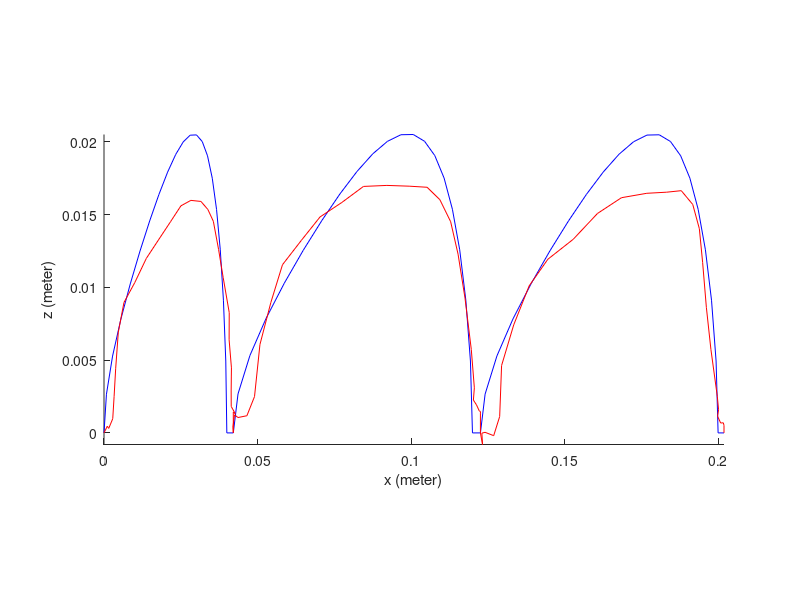
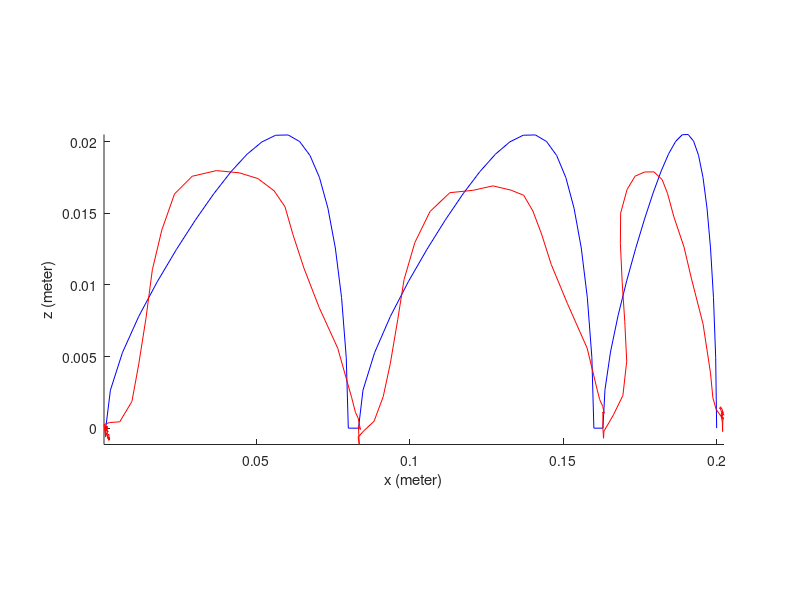

The MATLAB script that drew these images, in order:
foottraj = [
0.000000 0.050000 0.000000    0.000000 0.050000 0.000000     0.001289 -0.049476 -0.000033    0.001288 -0.049815 -0.000033
0.000000 0.050000 0.000000    0.000000 0.050000 0.000000     0.001289 -0.049476 0.000000    0.001301 -0.049815 0.000120
0.000000 0.050000 0.000000    0.000000 0.050000 0.000000     0.001289 -0.049476 0.000000    0.000948 -0.049406 -0.000036
0.000000 0.050000 0.000000    0.000000 0.050000 0.000000     0.001289 -0.049476 0.000000    0.001219 -0.049745 -0.000187
0.000000 0.050000 0.000000    0.000000 0.050000 0.000000     0.001289 -0.049476 0.000000    0.000960 -0.049815 0.000116
0.000000 0.050000 0.000000    0.000000 0.050000 0.000000     0.001289 -0.049476 0.000000    0.001220 -0.049474 -0.000034
0.000000 0.050000 0.000000    0.000000 0.050000 0.000000     0.001289 -0.049476 0.000000    0.001289 -0.049475 -0.000033
0.000000 0.050000 0.000000    0.000000 0.050000 0.000000     0.001289 -0.049476 0.000000    0.000960 -0.049815 0.000116
0.000000 0.050000 0.000000    0.000000 0.050000 0.000000     0.001289 -0.049476 0.000000    0.001220 -0.049474 -0.000034
0.000000 0.050000 0.000000    0.000000 0.050000 0.000000     0.001289 -0.049476 0.000000    0.000948 -0.049475 -0.000037
0.000000 0.050000 0.000000    0.000000 0.050000 0.000000     0.001289 -0.049476 0.000000    0.001288 -0.049815 -0.000033
0.000000 0.050000 0.000000    0.000000 0.050000 0.000000     0.001289 -0.049476 0.000000    0.001301 -0.049815 0.000120
0.000000 0.050000 0.000000    0.000000 0.050000 0.000000     0.001289 -0.049476 0.000000    0.001301 -0.049815 0.000120
0.000000 0.050000 0.000000    0.000000 0.050000 0.000000     0.001289 -0.049476 0.000000    0.001289 -0.049405 -0.000186
0.000000 0.050000 0.000000    0.000000 0.050000 0.000000     0.001289 -0.049476 0.000000    0.001289 -0.049405 -0.000186
0.000000 0.050000 0.000000    0.000000 0.050000 0.000000     0.001289 -0.049476 0.000000    0.001498 -0.049476 -0.000105
0.000000 0.050000 0.000000    0.000000 0.050000 0.000000     0.001289 -0.049476 0.000000    0.001156 -0.049476 -0.000109
0.000000 0.050000 0.000000    0.000000 0.050000 0.000000     0.001289 -0.049476 0.000000    0.000960 -0.049815 0.000116
0.000000 0.050000 0.000000    0.000000 0.050000 0.000000     0.001289 -0.049476 0.000000    0.001290 -0.049476 -0.000034
0.000000 0.050000 0.000000    0.000000 0.050000 0.000000     0.001289 -0.049476 0.000000    0.001290 -0.049476 -0.000034
0.000000 0.050000 0.000000    0.000000 0.050000 0.000000     0.001289 -0.049476 0.000000    0.000960 -0.049816 0.000116
0.000000 0.050000 0.000000    0.000000 0.050000 0.000000     0.001289 -0.049476 0.000000    0.000948 -0.049477 -0.000037
0.000000 0.050000 0.000000    0.000000 0.050000 0.000000     0.001289 -0.049476 0.000000    0.000752 -0.049817 0.000188
0.000000 0.050000 0.000000    0.000000 0.050000 0.000000     0.001289 -0.049476 0.000000    0.001290 -0.049478 -0.000035
0.000000 0.050000 0.000000    0.000000 0.050000 0.000000     0.001289 -0.049476 0.000000    0.001537 -0.049868 0.000128
0.000000 0.050000 0.000000    0.000000 0.050000 0.000000     0.001289 -0.049476 0.000000    0.001100 -0.049820 0.000039
0.000000 0.050000 0.000000    0.000000 0.050000 0.000000     0.001289 -0.049476 0.000000    0.000878 -0.049480 -0.000041
0.000000 0.050000 0.000000    0.000000 0.050000 0.000000     0.001289 -0.049476 0.000000    0.001218 -0.049823 -0.000041
0.000000 0.050000 0.000000    0.000000 0.050000 0.000000     0.001289 -0.049476 0.000000    0.000892 -0.049823 0.000110
0.000000 0.050000 0.000000    0.000000 0.050000 0.000000     0.001289 -0.049476 0.000000    0.001100 -0.049825 0.000035
0.000000 0.050000 0.000000    0.000000 0.050000 0.000000     0.001289 -0.049476 0.000000    0.001443 -0.049827 0.000033
0.000000 0.050000 0.000000    0.000000 0.050000 0.000000     0.001289 -0.049476 0.000000    0.001219 -0.049487 -0.000048
0.000000 0.050000 0.000000    0.000000 0.050000 0.000000     0.001289 -0.049476 0.000000    0.001769 -0.049421 -0.000279
0.000000 0.050000 0.000000    0.000000 0.050000 0.000000     0.001289 -0.049476 0.000000    0.001561 -0.049424 -0.000207
0.000000 0.050000 0.000000    0.000000 0.050000 0.000000     0.001289 -0.049476 0.000000    0.001580 -0.049698 -0.000211
0.000000 0.050000 0.000000    0.000000 0.050000 0.000000     0.001289 -0.049476 0.000000    0.001476 -0.049417 -0.000198
0.000000 0.050000 0.000000    0.000000 0.050000 0.000000     0.001289 -0.049476 0.000000    0.001497 -0.049691 -0.000354
0.000000 0.050000 0.000000    0.000000 0.050000 0.000000     0.001289 -0.049476 0.000000    0.001635 -0.049695 -0.000440
0.000000 0.050000 0.000000    0.000000 0.050000 0.000000     0.001289 -0.049476 0.000000    0.002070 -0.050110 -0.000449
0.000000 0.050000 0.000000    0.000000 0.050000 0.000000     0.001289 -0.049476 0.000000    0.001936 -0.049700 -0.000680
0.000000 0.050000 0.000000    0.000000 0.050000 0.000000     0.001289 -0.049476 0.000000    0.001964 -0.049705 -0.000692
0.000000 0.050000 0.000000    0.000000 0.050000 0.000000     0.001289 -0.049476 0.000000    0.001968 -0.049367 -0.000851
0.000000 0.050000 0.000000    0.000000 0.050000 0.000000     0.001289 -0.049476 0.000000    0.001793 -0.049375 -0.000644
0.000000 0.050000 0.000000    0.000000 0.050000 0.000000     0.001289 -0.049476 0.000000    0.002230 -0.049721 -0.000822
0.000000 0.050000 0.000000    0.000000 0.050000 0.000000     0.001289 -0.049476 0.000000    0.002058 -0.049460 -0.000609
0.000000 0.050000 0.000000    0.000000 0.050000 0.000000     0.001289 -0.049476 0.000000    0.002088 -0.049469 -0.000784
0.000000 0.050000 0.000000    0.000000 0.050000 0.000000     0.001289 -0.049476 0.000000    0.002120 -0.049411 -0.000807
0.000000 0.050000 0.000000    0.000000 0.050000 0.000000     0.001289 -0.049476 0.000000    0.001743 -0.049497 -0.000680
0.000000 0.050000 0.000000    0.000000 0.050000 0.000000     0.001289 -0.049476 0.000000    0.001393 -0.049585 -0.000685
0.000000 0.050000 0.000000    0.000000 0.050000 0.000000     0.001289 -0.049476 0.000000    0.002099 -0.049543 -0.000673
0.000000 0.050000 0.000000    0.000000 0.050000 0.000000     0.001289 -0.049476 0.000000    0.001511 -0.049640 -0.000623
0.000000 0.050000 0.000000    0.000000 0.050000 0.000000     0.001289 -0.049476 0.000000    0.001507 -0.049399 -0.000633
0.000000 0.050000 0.000000    0.000000 0.050000 0.000000     0.001289 -0.049476 0.000000    0.001718 -0.049779 -0.000553
0.000000 0.050000 0.000000    0.000000 0.050000 0.000000     0.001289 -0.049476 0.000000    0.001426 -0.050172 -0.000468
0.000000 0.050000 0.000000    0.000000 0.050000 0.000000     0.001289 -0.049476 0.000000    0.001705 -0.049540 -0.000553
0.000000 0.050000 0.000000    0.000000 0.050000 0.000000     0.001289 -0.049476 0.000000    0.001305 -0.049954 -0.000427
0.000000 0.050000 0.000000    0.000000 0.050000 0.000000     0.001289 -0.049476 0.000000    0.001293 -0.049772 -0.000334
0.000000 0.050000 0.000000    0.000000 0.050000 0.000000     0.001289 -0.049476 0.000000    0.001020 -0.049503 -0.000508
0.000000 0.050000 0.000000    0.000000 0.050000 0.000000     0.001289 -0.049476 0.000000    0.001008 -0.049535 -0.000450
0.000000 0.050000 0.000000    0.000000 0.050000 0.000000     0.001289 -0.049476 0.000000    0.000970 -0.049633 -0.000479
0.000795 0.053013 0.002660    0.001075 0.050048 0.000459     0.000970 -0.049633 0.000000    0.000970 -0.049633 0.000000
0.002790 0.055340 0.005280    0.001535 0.050498 0.000309     0.000970 -0.049633 0.000000    0.000970 -0.049633 0.000000
0.005496 0.057075 0.007820    0.002847 0.052475 0.000976     0.000970 -0.049633 0.000000    0.000970 -0.049633 0.000000
0.008555 0.058324 0.010240    0.003286 0.053674 0.002492     0.000970 -0.049633 0.000000    0.000970 -0.049633 0.000000
0.011728 0.059188 0.012500    0.003807 0.054226 0.004442     0.000970 -0.049633 0.000000    0.000970 -0.049633 0.000000
0.014864 0.059754 0.014560    0.004659 0.055544 0.006923     0.000970 -0.049633 0.000000    0.000970 -0.049633 0.000000
0.017875 0.060090 0.016380    0.006498 0.056633 0.008961     0.000970 -0.049633 0.000000    0.000970 -0.049633 0.000000
0.020714 0.060246 0.017920    0.010026 0.058571 0.010332     0.000970 -0.049633 0.000000    0.000970 -0.049633 0.000000
0.023360 0.060261 0.019140    0.013777 0.060553 0.011990     0.000970 -0.049633 0.000000    0.000970 -0.049633 0.000000
0.025806 0.060161 0.020000    0.017906 0.061447 0.013315     0.000970 -0.049633 0.000000    0.000970 -0.049633 0.000000
0.028057 0.059965 0.020460    0.021734 0.061629 0.014535     0.000970 -0.049633 0.000000    0.000970 -0.049633 0.000000
0.030120 0.059681 0.020480    0.025045 0.061743 0.015604     0.000970 -0.049633 0.000000    0.000970 -0.049633 0.000000
0.032003 0.059311 0.020020    0.028283 0.061474 0.015980     0.000970 -0.049633 0.000000    0.000970 -0.049633 0.000000
0.033716 0.058845 0.019040    0.031574 0.060272 0.015907     0.000970 -0.049633 0.000000    0.000970 -0.049633 0.000000
0.035265 0.058265 0.017500    0.033840 0.059274 0.015351     0.000970 -0.049633 0.000000    0.000970 -0.049633 0.000000
0.036652 0.057533 0.015360    0.035611 0.058079 0.014541     0.000970 -0.049633 0.000000    0.000970 -0.049633 0.000000
0.037869 0.056578 0.012580    0.037317 0.056509 0.012605     0.000970 -0.049633 0.000000    0.000970 -0.049633 0.000000
0.038893 0.055267 0.009120    0.038819 0.055342 0.010668     0.000970 -0.049633 0.000000    0.000970 -0.049633 0.000000
0.039661 0.053313 0.004940    0.040783 0.054694 0.008269     0.000970 -0.049633 0.000000    0.000970 -0.049633 0.000000
0.040000 0.050000 0.000000    0.040747 0.054216 0.006401     0.000970 -0.049633 0.000000    0.000970 -0.049633 0.000000
0.040000 0.050000 0.000000    0.041504 0.052898 0.004469     0.000970 -0.049633 0.000000    0.000970 -0.049633 0.000000
0.040000 0.050000 0.000000    0.041467 0.052324 0.003909     0.000970 -0.049633 0.000000    0.000970 -0.049633 0.000000
0.040000 0.050000 0.000000    0.041412 0.051925 0.002882     0.000970 -0.049633 0.000000    0.000970 -0.049633 0.000000
0.040000 0.050000 0.000000    0.041432 0.051005 0.001817     0.000970 -0.049633 0.000000    0.000970 -0.049633 0.000000
0.040000 0.050000 0.000000    0.042763 0.051257 0.001316     0.000970 -0.049633 0.000000    0.000970 -0.049633 0.000000
0.040000 0.050000 0.000000    0.042111 0.051991 0.001441     0.000970 -0.049633 0.000000    0.000970 -0.049633 0.000000
0.042111 0.051991 0.000000    0.042111 0.051991 0.000000     0.002498 -0.052659 0.002653    0.000971 -0.049881 -0.000620
0.042111 0.051991 0.000000    0.042111 0.051991 0.000000     0.006409 -0.055009 0.005269    0.000411 -0.050605 0.000245
0.042111 0.051991 0.000000    0.042111 0.051991 0.000000     0.011733 -0.056771 0.007806    0.002231 -0.051568 0.000395
0.042111 0.051991 0.000000    0.042111 0.051991 0.000000     0.017763 -0.058051 0.010225    0.005527 -0.053037 0.000441
0.042111 0.051991 0.000000    0.042111 0.051991 0.000000     0.024024 -0.058946 0.012485    0.009506 -0.053974 0.001862
0.042111 0.051991 0.000000    0.042111 0.051991 0.000000     0.030218 -0.059542 0.014545    0.011741 -0.054702 0.004486
0.042111 0.051991 0.000000    0.042111 0.051991 0.000000     0.036169 -0.059905 0.016366    0.014083 -0.056415 0.007675
0.042111 0.051991 0.000000    0.042111 0.051991 0.000000     0.041783 -0.060086 0.017907    0.016161 -0.057836 0.011059
0.042111 0.051991 0.000000    0.042111 0.051991 0.000000     0.047018 -0.060124 0.019128    0.019235 -0.059993 0.013826
0.042111 0.051991 0.000000    0.042111 0.051991 0.000000     0.051861 -0.060046 0.019989    0.023378 -0.062290 0.016352
0.042111 0.051991 0.000000    0.042111 0.051991 0.000000     0.056319 -0.059869 0.020451    0.029137 -0.063926 0.017588
0.042111 0.051991 0.000000    0.042111 0.051991 0.000000     0.060406 -0.059602 0.020472    0.037045 -0.064545 0.017984
0.042111 0.051991 0.000000    0.042111 0.051991 0.000000     0.064140 -0.059247 0.020013    0.044461 -0.064143 0.017829
0.042111 0.051991 0.000000    0.042111 0.051991 0.000000     0.067537 -0.058795 0.019035    0.050549 -0.063467 0.017428
0.042111 0.051991 0.000000    0.042111 0.051991 0.000000     0.070609 -0.058228 0.017496    0.055832 -0.062515 0.016571
0.042111 0.051991 0.000000    0.042111 0.051991 0.000000     0.073360 -0.057506 0.015357    0.059369 -0.060378 0.015463
0.042111 0.051991 0.000000    0.042111 0.051991 0.000000     0.075775 -0.056561 0.012578    0.061971 -0.058181 0.013515
0.042111 0.051991 0.000000    0.042111 0.051991 0.000000     0.077805 -0.055258 0.009119    0.065548 -0.056734 0.011170
0.042111 0.051991 0.000000    0.042111 0.051991 0.000000     0.079327 -0.053310 0.004940    0.070526 -0.055825 0.008414
0.042111 0.051991 0.000000    0.042111 0.051991 0.000000     0.080000 -0.050000 0.000000    0.076558 -0.055602 0.005579
0.042111 0.051991 0.000000    0.042111 0.051991 0.000000     0.080000 -0.050000 0.000000    0.081109 -0.054206 0.002123
0.042111 0.051991 0.000000    0.042111 0.051991 0.000000     0.080000 -0.050000 0.000000    0.082325 -0.053658 0.001105
0.042111 0.051991 0.000000    0.042111 0.051991 0.000000     0.080000 -0.050000 0.000000    0.083189 -0.053159 0.000712
0.042111 0.051991 0.000000    0.042111 0.051991 0.000000     0.080000 -0.050000 0.000000    0.083951 -0.051661 -0.000095
0.042111 0.051991 0.000000    0.042111 0.051991 0.000000     0.080000 -0.050000 0.000000    0.083321 -0.052192 0.000127
0.042111 0.051991 0.000000    0.042111 0.051991 0.000000     0.080000 -0.050000 0.000000    0.083318 -0.052291 0.000119
0.043648 0.054944 0.002683    0.041990 0.052549 0.000401     0.083318 -0.052291 0.000000    0.083318 -0.052291 0.000000
0.047523 0.057156 0.005319    0.042500 0.053761 0.001241     0.083318 -0.052291 0.000000    0.083318 -0.052291 0.000000
0.052780 0.058744 0.007868    0.043641 0.053910 0.001057     0.083318 -0.052291 0.000000    0.083318 -0.052291 0.000000
0.058727 0.059832 0.010292    0.046537 0.055292 0.001180     0.083318 -0.052291 0.000000    0.083318 -0.052291 0.000000
0.064898 0.060533 0.012553    0.049018 0.057169 0.002496     0.083318 -0.052291 0.000000    0.083318 -0.052291 0.000000
0.070999 0.060940 0.014611    0.050785 0.057125 0.006073     0.083318 -0.052291 0.000000    0.083318 -0.052291 0.000000
0.076859 0.061125 0.016429    0.054341 0.058277 0.008964     0.083318 -0.052291 0.000000    0.083318 -0.052291 0.000000
0.082387 0.061141 0.017965    0.058128 0.059274 0.011558     0.083318 -0.052291 0.000000    0.083318 -0.052291 0.000000
0.087540 0.061028 0.019180    0.064309 0.060266 0.013241     0.083318 -0.052291 0.000000    0.083318 -0.052291 0.000000
0.092307 0.060812 0.020036    0.070357 0.061110 0.014841     0.083318 -0.052291 0.000000    0.083318 -0.052291 0.000000
0.096695 0.060510 0.020491    0.077469 0.061747 0.015838     0.083318 -0.052291 0.000000    0.083318 -0.052291 0.000000
0.100718 0.060130 0.020507    0.084505 0.062492 0.016939     0.083318 -0.052291 0.000000    0.083318 -0.052291 0.000000
0.104393 0.059673 0.020042    0.092130 0.062681 0.017008     0.083318 -0.052291 0.000000    0.083318 -0.052291 0.000000
0.107736 0.059130 0.019058    0.099380 0.062148 0.016956     0.083318 -0.052291 0.000000    0.083318 -0.052291 0.000000
0.110760 0.058480 0.017514    0.105225 0.061889 0.016881     0.083318 -0.052291 0.000000    0.083318 -0.052291 0.000000
0.113467 0.057685 0.015370    0.109388 0.060577 0.016027     0.083318 -0.052291 0.000000    0.083318 -0.052291 0.000000
0.115843 0.056676 0.012586    0.112892 0.059707 0.014515     0.083318 -0.052291 0.000000    0.083318 -0.052291 0.000000
0.117841 0.055318 0.009123    0.115311 0.057998 0.012283     0.083318 -0.052291 0.000000    0.083318 -0.052291 0.000000
0.119338 0.053329 0.004941    0.117567 0.056035 0.009269     0.083318 -0.052291 0.000000    0.083318 -0.052291 0.000000
0.120000 0.050000 0.000000    0.119621 0.054259 0.005727     0.083318 -0.052291 0.000000    0.083318 -0.052291 0.000000
0.120000 0.050000 0.000000    0.120612 0.052086 0.003100     0.083318 -0.052291 0.000000    0.083318 -0.052291 0.000000
0.120000 0.050000 0.000000    0.120302 0.051549 0.002256     0.083318 -0.052291 0.000000    0.083318 -0.052291 0.000000
0.120000 0.050000 0.000000    0.121311 0.051078 0.001927     0.083318 -0.052291 0.000000    0.083318 -0.052291 0.000000
0.120000 0.050000 0.000000    0.122197 0.050619 0.001521     0.083318 -0.052291 0.000000    0.083318 -0.052291 0.000000
0.120000 0.050000 0.000000    0.122608 0.050782 0.001466     0.083318 -0.052291 0.000000    0.083318 -0.052291 0.000000
0.120000 0.050000 0.000000    0.122591 0.050442 0.001363     0.083318 -0.052291 0.000000    0.083318 -0.052291 0.000000
0.122591 0.050442 0.000000    0.122591 0.050442 0.000000     0.084787 -0.055262 0.002656    0.083580 -0.052929 -0.001141
0.122591 0.050442 0.000000    0.122591 0.050442 0.000000     0.088569 -0.057477 0.005273    0.083197 -0.053558 -0.000625
0.122591 0.050442 0.000000    0.122591 0.050442 0.000000     0.093723 -0.059059 0.007811    0.085111 -0.054271 -0.000174
0.122591 0.050442 0.000000    0.122591 0.050442 0.000000     0.099565 -0.060134 0.010230    0.088376 -0.055979 0.000478
0.122591 0.050442 0.000000    0.122591 0.050442 0.000000     0.105633 -0.060818 0.012489    0.091366 -0.056496 0.002194
0.122591 0.050442 0.000000    0.122591 0.050442 0.000000     0.111639 -0.061205 0.014550    0.093668 -0.056714 0.004493
0.122591 0.050442 0.000000    0.122591 0.050442 0.000000     0.117411 -0.061368 0.016370    0.096099 -0.058310 0.007576
0.122591 0.050442 0.000000    0.122591 0.050442 0.000000     0.122859 -0.061361 0.017911    0.098165 -0.059342 0.010377
0.122591 0.050442 0.000000    0.122591 0.050442 0.000000     0.127940 -0.061223 0.019132    0.101683 -0.060761 0.012959
0.122591 0.050442 0.000000    0.122591 0.050442 0.000000     0.132644 -0.060983 0.019992    0.106608 -0.063032 0.015124
0.122591 0.050442 0.000000    0.122591 0.050442 0.000000     0.136974 -0.060657 0.020453    0.113076 -0.064141 0.016442
0.122591 0.050442 0.000000    0.122591 0.050442 0.000000     0.140946 -0.060254 0.020474    0.120549 -0.064347 0.016605
0.122591 0.050442 0.000000    0.122591 0.050442 0.000000     0.144576 -0.059774 0.020015    0.127125 -0.063919 0.016917
0.122591 0.050442 0.000000    0.122591 0.050442 0.000000     0.147880 -0.059210 0.019036    0.132959 -0.062718 0.016621
0.122591 0.050442 0.000000    0.122591 0.050442 0.000000     0.150868 -0.058540 0.017497    0.137145 -0.061658 0.016261
0.122591 0.050442 0.000000    0.122591 0.050442 0.000000     0.153544 -0.057727 0.015358    0.140128 -0.059292 0.015161
0.122591 0.050442 0.000000    0.122591 0.050442 0.000000     0.155893 -0.056702 0.012579    0.142950 -0.057672 0.013558
0.122591 0.050442 0.000000    0.122591 0.050442 0.000000     0.157867 -0.055331 0.009119    0.146120 -0.056398 0.011424
0.122591 0.050442 0.000000    0.122591 0.050442 0.000000     0.159346 -0.053332 0.004940    0.151414 -0.055597 0.008687
0.122591 0.050442 0.000000    0.122591 0.050442 0.000000     0.160000 -0.050000 0.000000    0.157804 -0.055131 0.005589
0.122591 0.050442 0.000000    0.122591 0.050442 0.000000     0.160000 -0.050000 0.000000    0.161084 -0.054242 0.002681
0.122591 0.050442 0.000000    0.122591 0.050442 0.000000     0.160000 -0.050000 0.000000    0.161895 -0.054580 0.001997
0.122591 0.050442 0.000000    0.122591 0.050442 0.000000     0.160000 -0.050000 0.000000    0.162897 -0.054448 0.001515
0.122591 0.050442 0.000000    0.122591 0.050442 0.000000     0.160000 -0.050000 0.000000    0.163376 -0.053109 0.001037
0.122591 0.050442 0.000000    0.122591 0.050442 0.000000     0.160000 -0.050000 0.000000    0.162798 -0.053134 0.001117
0.122591 0.050442 0.000000    0.122591 0.050442 0.000000     0.160000 -0.050000 0.000000    0.162943 -0.053136 0.001071
0.124118 0.053441 0.002666    0.123280 0.050705 -0.000797     0.162943 -0.053136 0.000000    0.162943 -0.053136 0.000000
0.127967 0.055742 0.005290    0.123063 0.052151 -0.000018     0.162943 -0.053136 0.000000    0.162943 -0.053136 0.000000
0.133191 0.057443 0.007833    0.124108 0.052456 0.000041     0.162943 -0.053136 0.000000    0.162943 -0.053136 0.000000
0.139100 0.058656 0.010254    0.126911 0.053087 -0.000190     0.162943 -0.053136 0.000000    0.162943 -0.053136 0.000000
0.145231 0.059484 0.012514    0.128862 0.055361 0.001126     0.162943 -0.053136 0.000000    0.162943 -0.053136 0.000000
0.151294 0.060015 0.014573    0.129485 0.055560 0.004632     0.162943 -0.053136 0.000000    0.162943 -0.053136 0.000000
0.157118 0.060317 0.016393    0.133434 0.056183 0.007423     0.162943 -0.053136 0.000000    0.162943 -0.053136 0.000000
0.162611 0.060442 0.017932    0.138453 0.057180 0.010101     0.162943 -0.053136 0.000000    0.162943 -0.053136 0.000000
0.167733 0.060428 0.019151    0.144567 0.058624 0.011937     0.162943 -0.053136 0.000000    0.162943 -0.053136 0.000000
0.172472 0.060304 0.020009    0.152809 0.060576 0.013305     0.162943 -0.053136 0.000000    0.162943 -0.053136 0.000000
0.176833 0.060084 0.020468    0.160715 0.061865 0.015080     0.162943 -0.053136 0.000000    0.162943 -0.053136 0.000000
0.180831 0.059779 0.020487    0.168538 0.062441 0.016165     0.162943 -0.053136 0.000000    0.162943 -0.053136 0.000000
0.184484 0.059390 0.020026    0.176785 0.062332 0.016467     0.162943 -0.053136 0.000000    0.162943 -0.053136 0.000000
0.187808 0.058907 0.019045    0.183265 0.061925 0.016543     0.162943 -0.053136 0.000000    0.162943 -0.053136 0.000000
0.190815 0.058312 0.017504    0.188004 0.061442 0.016647     0.162943 -0.053136 0.000000    0.162943 -0.053136 0.000000
0.193506 0.057566 0.015363    0.191750 0.060339 0.015696     0.162943 -0.053136 0.000000    0.162943 -0.053136 0.000000
0.195868 0.056600 0.012582    0.193889 0.058684 0.014035     0.162943 -0.053136 0.000000    0.162943 -0.053136 0.000000
0.197854 0.055278 0.009121    0.194957 0.056247 0.011721     0.162943 -0.053136 0.000000    0.162943 -0.053136 0.000000
0.199342 0.053316 0.004940    0.196175 0.054614 0.008629     0.162943 -0.053136 0.000000    0.162943 -0.053136 0.000000
0.200000 0.050000 0.000000    0.197659 0.053008 0.005731     0.162943 -0.053136 0.000000    0.162943 -0.053136 0.000000
0.200000 0.050000 0.000000    0.199744 0.050801 0.002506     0.162943 -0.053136 0.000000    0.162943 -0.053136 0.000000
0.200000 0.050000 0.000000    0.200153 0.050081 0.001592     0.162943 -0.053136 0.000000    0.162943 -0.053136 0.000000
0.200000 0.050000 0.000000    0.199836 0.050178 0.001142     0.162943 -0.053136 0.000000    0.162943 -0.053136 0.000000
0.200000 0.050000 0.000000    0.200831 0.049222 0.000678     0.162943 -0.053136 0.000000    0.162943 -0.053136 0.000000
0.200000 0.050000 0.000000    0.201695 0.049534 0.000697     0.162943 -0.053136 0.000000    0.162943 -0.053136 0.000000
0.200000 0.050000 0.000000    0.201921 0.048933 0.000517     0.162943 -0.053136 0.000000    0.162943 -0.053136 0.000000
0.201921 0.048933 0.000000    0.201921 0.048933 0.000000     0.163616 -0.056067 0.002681    0.163150 -0.053502 -0.000705
0.201921 0.048933 0.000000    0.201921 0.048933 0.000000     0.165415 -0.058223 0.005315    0.163275 -0.054005 -0.000209
0.201921 0.048933 0.000000    0.201921 0.048933 0.000000     0.167885 -0.059733 0.007863    0.164856 -0.054994 0.000362
0.201921 0.048933 0.000000    0.201921 0.048933 0.000000     0.170693 -0.060734 0.010287    0.166383 -0.055903 0.000934
0.201921 0.048933 0.000000    0.201921 0.048933 0.000000     0.173616 -0.061345 0.012548    0.169455 -0.057164 0.002282
0.201921 0.048933 0.000000    0.201921 0.048933 0.000000     0.176514 -0.061663 0.014606    0.170698 -0.057991 0.004667
0.201921 0.048933 0.000000    0.201921 0.048933 0.000000     0.179303 -0.061761 0.016424    0.170066 -0.059320 0.007447
0.201921 0.048933 0.000000    0.201921 0.048933 0.000000     0.181939 -0.061696 0.017960    0.169227 -0.060550 0.010181
0.201921 0.048933 0.000000    0.201921 0.048933 0.000000     0.184401 -0.061507 0.019176    0.168641 -0.061596 0.012873
0.201921 0.048933 0.000000    0.201921 0.048933 0.000000     0.186683 -0.061221 0.020032    0.168721 -0.062717 0.015018
0.201921 0.048933 0.000000    0.201921 0.048933 0.000000     0.188787 -0.060854 0.020488    0.170805 -0.064045 0.016656
0.201921 0.048933 0.000000    0.201921 0.048933 0.000000     0.190718 -0.060415 0.020504    0.173413 -0.063500 0.017593
0.201921 0.048933 0.000000    0.201921 0.048933 0.000000     0.192485 -0.059904 0.020040    0.176551 -0.062864 0.017886
0.201921 0.048933 0.000000    0.201921 0.048933 0.000000     0.194094 -0.059311 0.019056    0.179581 -0.061620 0.017895
0.201921 0.048933 0.000000    0.201921 0.048933 0.000000     0.195551 -0.058617 0.017512    0.182260 -0.059857 0.017347
0.201921 0.048933 0.000000    0.201921 0.048933 0.000000     0.196855 -0.057782 0.015369    0.184002 -0.058221 0.016382
0.201921 0.048933 0.000000    0.201921 0.048933 0.000000     0.198000 -0.056737 0.012586    0.186085 -0.057049 0.014739
0.201921 0.048933 0.000000    0.201921 0.048933 0.000000     0.198962 -0.055350 0.009123    0.189343 -0.056459 0.012665
0.201921 0.048933 0.000000    0.201921 0.048933 0.000000     0.199682 -0.053338 0.004941    0.191743 -0.056420 0.010478
0.201921 0.048933 0.000000    0.201921 0.048933 0.000000     0.200000 -0.050000 0.000000    0.195573 -0.055958 0.007269
0.201921 0.048933 0.000000    0.201921 0.048933 0.000000     0.200000 -0.050000 0.000000    0.197988 -0.055363 0.003861
0.201921 0.048933 0.000000    0.201921 0.048933 0.000000     0.200000 -0.050000 0.000000    0.198763 -0.055022 0.002126
0.201921 0.048933 0.000000    0.201921 0.048933 0.000000     0.200000 -0.050000 0.000000    0.199814 -0.054885 0.001325
0.201921 0.048933 0.000000    0.201921 0.048933 0.000000     0.200000 -0.050000 0.000000    0.201784 -0.054576 0.000709
0.201921 0.048933 0.000000    0.201921 0.048933 0.000000     0.200000 -0.050000 0.000000    0.201737 -0.054669 0.000832
0.201921 0.048933 0.000000    0.201921 0.048933 0.000000     0.200000 -0.050000 0.000000    0.201635 -0.054491 0.000944
0.201921 0.048933 0.000000    0.201921 0.048933 0.000000     0.200000 -0.050000 0.000000    0.201625 -0.054563 0.001067
0.201921 0.048933 0.000000    0.201921 0.048933 0.000000     0.200000 -0.050000 0.000000    0.201672 -0.054767 0.001089
0.201921 0.048933 0.000000    0.201921 0.048933 0.000000     0.200000 -0.050000 0.000000    0.201142 -0.054748 0.001401
0.201921 0.048933 0.000000    0.201921 0.048933 0.000000     0.200000 -0.050000 0.000000    0.200948 -0.054690 0.001363
0.201921 0.048933 0.000000    0.201921 0.048933 0.000000     0.200000 -0.050000 0.000000    0.201263 -0.054640 0.001495
0.201921 0.048933 0.000000    0.201921 0.048933 0.000000     0.200000 -0.050000 0.000000    0.201777 -0.054314 0.001312
0.201921 0.048933 0.000000    0.201921 0.048933 0.000000     0.200000 -0.050000 0.000000    0.202109 -0.053903 0.001078
0.201921 0.048933 0.000000    0.201921 0.048933 0.000000     0.200000 -0.050000 0.000000    0.201994 -0.053968 0.001122
0.201921 0.048933 0.000000    0.201921 0.048933 0.000000     0.200000 -0.050000 0.000000    0.201902 -0.053486 0.000832
0.201921 0.048933 0.000000    0.201921 0.048933 0.000000     0.200000 -0.050000 0.000000    0.201606 -0.053628 0.000741
0.201921 0.048933 0.000000    0.201921 0.048933 0.000000     0.200000 -0.050000 0.000000    0.202154 -0.053441 0.000618
0.201921 0.048933 0.000000    0.201921 0.048933 0.000000     0.200000 -0.050000 0.000000    0.202071 -0.053661 0.000772
0.201921 0.048933 0.000000    0.201921 0.048933 0.000000     0.200000 -0.050000 0.000000    0.201946 -0.052462 0.000142
0.201921 0.048933 0.000000    0.201921 0.048933 0.000000     0.200000 -0.050000 0.000000    0.201942 -0.052063 -0.000238
0.201921 0.048933 0.000000    0.201921 0.048933 0.000000     0.200000 -0.050000 0.000000    0.201854 -0.052363 0.000373
0.201921 0.048933 0.000000    0.201921 0.048933 0.000000     0.200000 -0.050000 0.000000    0.201481 -0.052462 0.000982
0.201921 0.048933 0.000000    0.201921 0.048933 0.000000     0.200000 -0.050000 0.000000    0.201906 -0.052583 0.001139
0.201921 0.048933 0.000000    0.201921 0.048933 0.000000     0.200000 -0.050000 0.000000    0.201822 -0.052375 0.001170
0.201921 0.048933 0.000000    0.201921 0.048933 0.000000     0.200000 -0.050000 0.000000    0.202394 -0.051968 0.000890];

cla; clf;
l_expected = foottraj(:, 1:3);
l_measured = foottraj(:, 4:6);
hold on
plot (l_expected(:,1), l_expected(:,3), 'b');
plot (l_measured(:,1), l_measured(:,3), 'r');
xlabel('x (meter)')
ylabel('z (meter)')
axis tight
pbaspect ([2 1 1])
hold off
print -depsc2 -FTimes:16 -tight left_foot_traj.eps


cla; clf;
r_expected = foottraj(:, 7:9);
r_measured = foottraj(:, 10:12);
hold on
plot (r_expected(:,1), r_expected(:,3), 'b');
plot (r_measured(:,1), r_measured(:,3), 'r');
xlabel('x (meter)')
ylabel('z (meter)')
axis tight
pbaspect ([2 1 1])
hold off
print -depsc2 -FTimes:16 -tight right_foot_traj.eps
